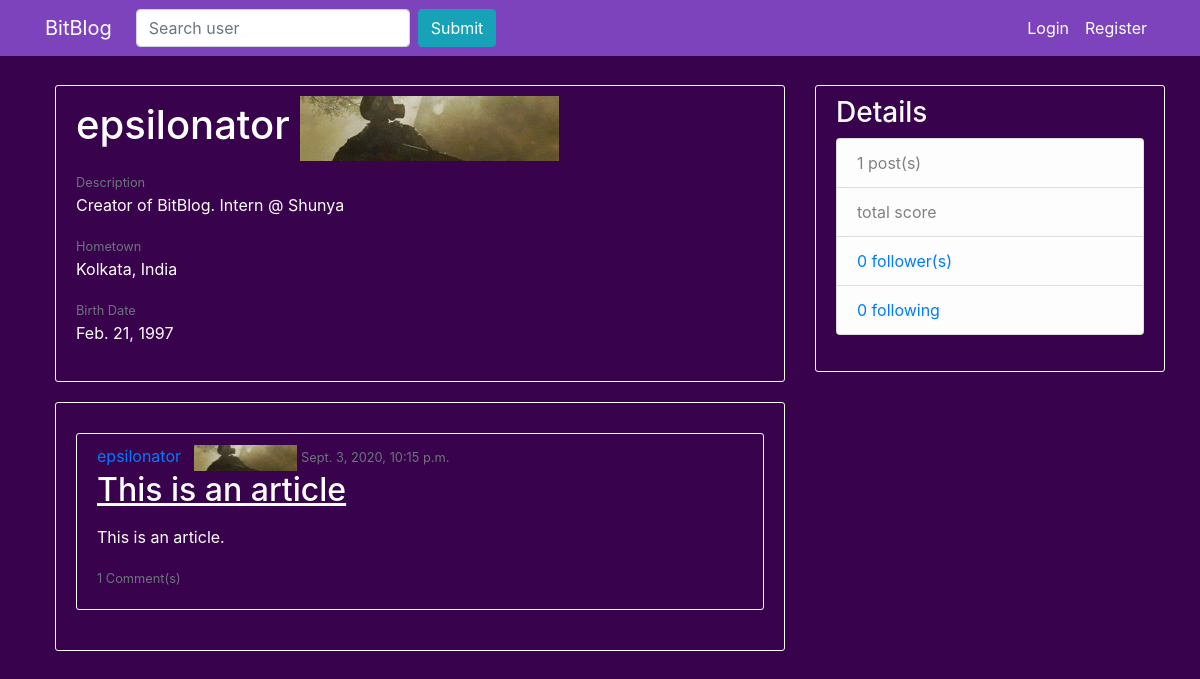
Page /profile/epsilonator/ on the committed database.
### blog/models.py (models this page shows, shortened)
class ProfileCard(models.Model):
	name = models.CharField(unique = True, max_length = 50)
	img = models.ImageField(upload_to = 'profile_cards')
	img_small = models.ImageField(upload_to = 'profile_cards_small')

class BlogUser(models.Model):
	user = models.OneToOneField(User, on_delete = models.CASCADE)
	desc = models.TextField(max_length = 250, default = "No description")
	hometown = models.CharField(max_length = 200, default = "Not specified")
	birth_date = models.DateField(null = True, blank = True)
	current_profile_card = models.ForeignKey(ProfileCard, on_delete = models.DO_NOTHING, default = 1)

class BlogPost(models.Model):
	title = models.CharField(max_length = 50)
	content = RichTextField()
	post_date = models.DateTimeField(default = timezone.now)
	author = models.ForeignKey(User, on_delete = models.CASCADE)
	votes = models.IntegerField(default = 0)

### blog/views.py (the view)
# urls.py: path('profile/<str:username>/', views.profile, name = 'profile'),
def profile(request, username):
	user = User.objects.filter(username = username).first()
	current_user = request.user
	following = None
	if current_user.is_authenticated:
		rel_follow = Following.objects.filter(followed = user, follower = current_user).first()
		if rel_follow:
			following = True
		else:
			following = False
	if not user:
		return render(request, 'blog/notfound404.html')
	posts = user.blogpost_set.order_by('-post_date')
	paginator = Paginator(posts, POSTS_PER_PAGE)
	page_no = request.GET.get('page', START_PAGE)
	try:
		page_obj = paginator.page(page_no)
	except PageNotAnInteger:
		page_obj = paginator.page(START_PAGE)
	except EmptyPage:
		page_obj = paginator.page(paginator.num_pages)
	profile_card = user.bloguser.current_profile_card
	return render(request, 'blog/profile.html', context = {
		'profile_user' : user,
		'posts' : posts,
		'following' : following,
		'page_obj' : page_obj,
		'profile_card' : profile_card
	})

### blog/templates/blog/profile.html (shortened to what this page needs)
{% extends 'blog/base.html' %}
{% load crispy_forms_tags %}
{% block content %}
	<div class="content-section">
		<h1>{{ profile_user.username }}		<img src="{{ profile_card.img.url }}"></h1>
		<small class="text-muted">Description</small>
		<p class="article-content">{{ profile_user.bloguser.desc }}</p>
		<small class="text-muted">Hometown</small>
		<p class="article-content">{{ profile_user.bloguser.hometown }}</p>
		{% if profile_user.bloguser.birth_date %}
			<small class="text-muted">Birth Date</small>
			<p class="article-content">{{ profile_user.bloguser.birth_date }}</p>
		{% endif %}
	</div>
	{% if posts %}
	<div class="content-section">
		{% for post in page_obj %}
			<article class="media content-section">
				<div class="media-body">
					<div class="article-metadata">
						<a class="mr-2" href="{% url 'profile' post.author.username %}">{{ post.author }}</a>
						<img src = "{{ post.author.bloguser.current_profile_card.img_small.url }}">
						<small class="text-muted">{{ post.post_date }}</small>
					</div>
					<h2><a class="article-title" href="{% url 'post' post.id %}">{{ post.title }}</a></h2>
					<p class="article-content">{{ post.content | safe | linebreaks | truncatewords:"100" }}</p>
					<small class="text-muted">{{ post.blogcomment_set.count }} Comment(s)</small>
				</div>
			</article>
		{% endfor %}
	</div>
	{% endif %}
{% endblock %}
{% block sidebar %}
	<div class="content-section">
    	<h3>Details</h3>
    	<ul class="list-group">
        	<li class="list-group-item list-group-item-light">{{ profile_user.blogpost_set.count }} post(s)</li>
        	<li class="list-group-item list-group-item-light">{{ profile_user.score }} total score</li>
        	<li class="list-group-item list-group-item-light"><a href="{% url 'show-followers' profile_user.username %}">{{ profile_user.followers.count }} follower(s)</a></li>
        	<li class="list-group-item list-group-item-light"><a href="{% url 'show-following' profile_user.username %}">{{ profile_user.following.count }} following</a></li>
      	</ul>
  	</div>
{% endblock %}

### blog/static/blog/main.css (style rules this page uses)
body { background-color: #39024d; color: #FFFFFF; margin-left: 20px; padding-top: 65px; }
.content-section { padding: 10px 20px 20px 20px; margin-top: 20px; margin-bottom: 20px; border: 1px solid #ffffff; border-radius: 3px; }
.article-title { color: #ffffff; text-decoration: underline; }
.article-content { word-wrap: break-word; }

### rows in the picture
ProfileCard: img (picture)
BlogPost: author "epsilonator", author.bloguser.current_profile_card.img_small (picture), post_date "Sept. 3, 2020, 10:15 p.m.", title "This is an article", content "This is an article.", blogcomment_set.count "1"

### other values in the picture
{{ profile_user.username }} "epsilonator"
{{ profile_user.bloguser.desc }} "Creator of BitBlog. Intern @ Shunya"
{{ profile_user.bloguser.hometown }} "Kolkata, India"
{{ profile_user.bloguser.birth_date }} "Feb. 21, 1997"
{{ profile_user.blogpost_set.count }} "1"
{{ profile_user.followers.count }} "0"
{{ profile_user.following.count }} "0"
